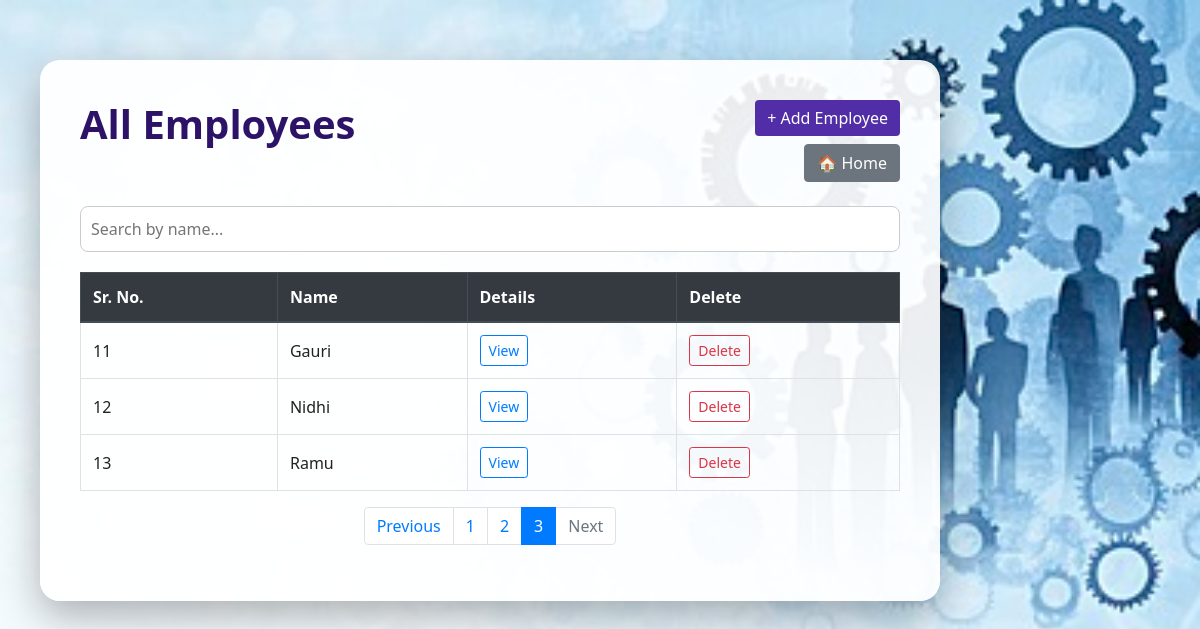
Page /forms/list/?q=&page=3 on the committed database.
### employeeapp/models.py (models this page shows, shortened)
class Employee(models.Model):
    Gender_Choices = [
        ('M','Male'),
        ('F','Female'),
        ('O','Other'),
    ]
    phone_num = RegexValidator(regex=r'^\d{10}$' , message="Mobile Number must be exactly 10 digits.")
    name = models.CharField(max_length=60)
    gender = models.CharField(max_length=10, choices=Gender_Choices, verbose_name="Gender", null=True, blank=True)
    mob_num = models.CharField(validators=[phone_num], max_length=10)
    email = models.EmailField()
    address = models.TextField()
    salary = models.FloatField()
    designation = models.CharField()
    photo = models.ImageField(upload_to='employee_photos', null=True, blank=True)

### employeeapp/views.py (the view)
# urls.py: path('list/',list_of_emp),
def list_of_emp(request):
    query = request.GET.get('q', '')
    employees = Employee.objects.filter(name__icontains=query) if query else Employee.objects.all()
    paginator = Paginator(employees, 5)  # 5 per page
    page_number = request.GET.get('page')
    page_obj = paginator.get_page(page_number)
    return render(request, 'employeeapp/list.html', {'data': page_obj})

### employeeapp/templates/employeeapp/list.html (shortened to what this page needs)
{% load static %}
<!DOCTYPE html>
<html lang="en">
<head>
  <link rel="stylesheet" href="https://cdn.jsdelivr.net/npm/bootstrap@4.6.2/dist/css/bootstrap.min.css" />
</head>
<body>
  <div class="overlay">
    <div class="container">
      <div class="d-flex justify-content-between align-items-start mb-4">
        <h1>All Employees</h1>
        <div class="d-flex flex-column align-items-end">
          <a class="btn btn-primary mb-2" href="/forms/add">+ Add Employee</a>
          <a class="btn btn-secondary" href="/forms/home">🏠 Home</a>
        </div>
      </div>
      <form method="GET" action="">
        <input type="text" name="q" class="search-input" placeholder="Search by name..." value="{{ request.GET.q }}">
      </form>
      <div class="table-responsive">
        <table class="table table-bordered table-hover">
          <thead class="thead-dark">
            <tr>
              <th>Sr. No.</th>
              <th>Name</th>
              <th>Details</th>
              <th>Delete</th>
            </tr>
          </thead>
          <tbody>
            {% for x in data %}
            <tr>
              <td>{{ data.start_index|add:forloop.counter0 }}</td>
              <td>{{ x.name }}</td>
              <td>
                <a class="btn btn-sm btn-outline-primary" href="/forms/details/{{ x.id }}">View</a>
              </td>
              <td>
                <form method="POST" action="/forms/delete/{{ x.id }}/" onsubmit="return confirmAndPlaySound();">
                  <button type="submit" class="btn btn-sm btn-outline-danger">Delete</button>
                </form>
              </td>
            </tr>
            {% empty %}
            <tr>
              <td colspan="4" class="text-center text-muted">No employees found.</td>
            </tr>
            {% endfor %}
          </tbody>
        </table>
      </div>
      {% if data.has_other_pages %}
      <nav>
        <ul class="pagination">
          {% if data.has_previous %}
          <li class="page-item"><a class="page-link" href="?q={{ request.GET.q }}&page={{ data.previous_page_number }}">Previous</a></li>
          {% else %}
          <li class="page-item disabled"><span class="page-link">Previous</span></li>
          {% endif %}
          {% for num in data.paginator.page_range %}
            {% if data.number == num %}
              <li class="page-item active"><span class="page-link">{{ num }}</span></li>
            {% else %}
              <li class="page-item"><a class="page-link" href="?q={{ request.GET.q }}&page={{ num }}">{{ num }}</a></li>
            {% endif %}
          {% endfor %}
          {% if data.has_next %}
          <li class="page-item"><a class="page-link" href="?q={{ request.GET.q }}&page={{ data.next_page_number }}">Next</a></li>
          {% else %}
          <li class="page-item disabled"><span class="page-link">Next</span></li>
          {% endif %}
        </ul>
      </nav>
      {% endif %}
    </div>
  </div>
</body>
</html>

### rows in the picture
Employee: start_index|add "11", name "Gauri"
Employee: start_index|add "12", name "Nidhi"
Employee: start_index|add "13", name "Ramu"

### other values in the picture
{{ num }} "1" "2"
{{ num }} "3"
